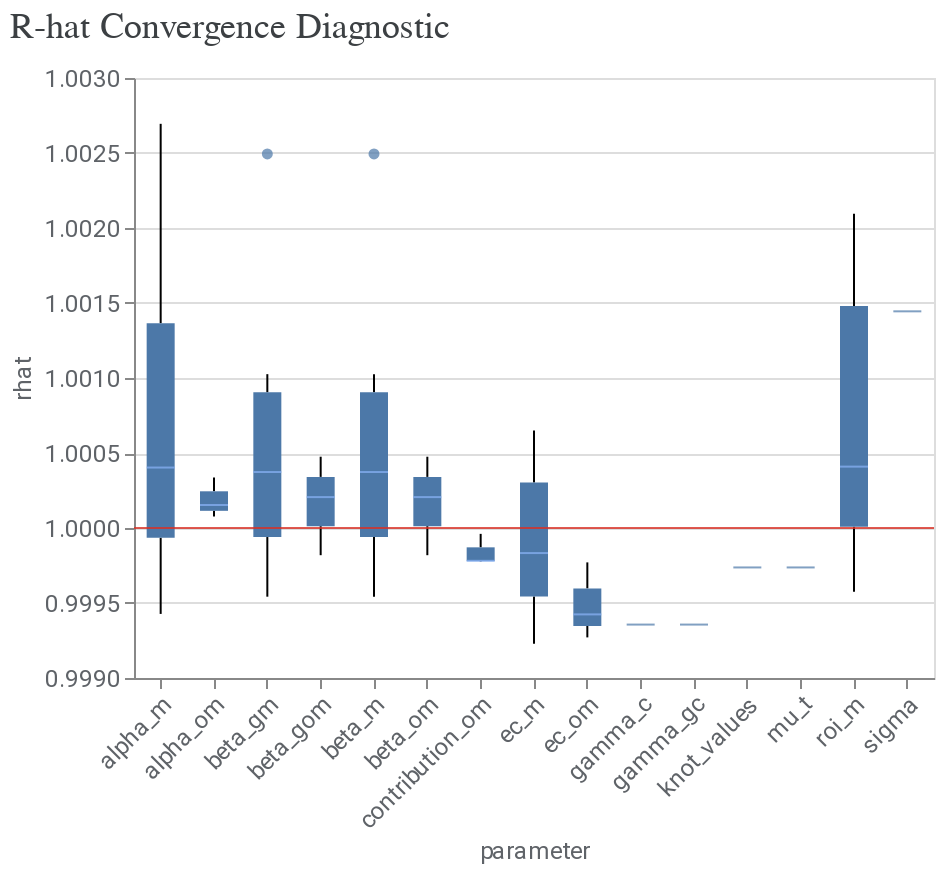

The cell this chart's notebook holds for it:
### Code cell
model_diagnostics = visualizer.ModelDiagnostics(mmm)
model_diagnostics.plot_rhat_boxplot()

### Figure 1 — Vega-Lite specification as saved in the notebook (floating-point values rounded to 4 significant figures; data arrays with more than 128 entries replaced by an {"elided": "..."} marker saying what was removed)
{"config": {"view": {"continuousWidth": 300, "continuousHeight": 300}, "axis": {"labelColor": "#5F6368", "labelFont": "Roboto", "labelFontSize": 12, "titleColor": "#5F6368", "titleFont": "Roboto", "titleFontSize": 12, "titleFontWeight": "normal"}}, "layer": [{"data": {"name": "data-07729f2767cd7481c6c1e41bbc895415"}, "mark": {"type": "boxplot", "median": {"color": "#8AB4F8"}, "outliers": {"filled": true}}, "encoding": {"x": {"axis": {"labelAngle": -45}, "field": "parameter", "type": "nominal"}, "y": {"field": "rhat", "scale": {"zero": false}, "type": "quantitative"}}}, {"data": {"name": "empty"}, "mark": {"type": "rule", "color": "#D93025", "opacity": 0.8}, "encoding": {"y": {"datum": 1}}}], "title": {"text": "R-hat Convergence Diagnostic", "anchor": "start", "color": "#3C4043", "font": "Google Sans Display", "fontSize": 18, "fontWeight": "normal", "offset": 10}, "width": 400, "$schema": "https://vega.github.io/schema/vega-lite/v5.20.1.json", "datasets": {"data-07729f2767cd7481c6c1e41bbc895415": {"elided": "384 records"}, "empty": [{}]}}
